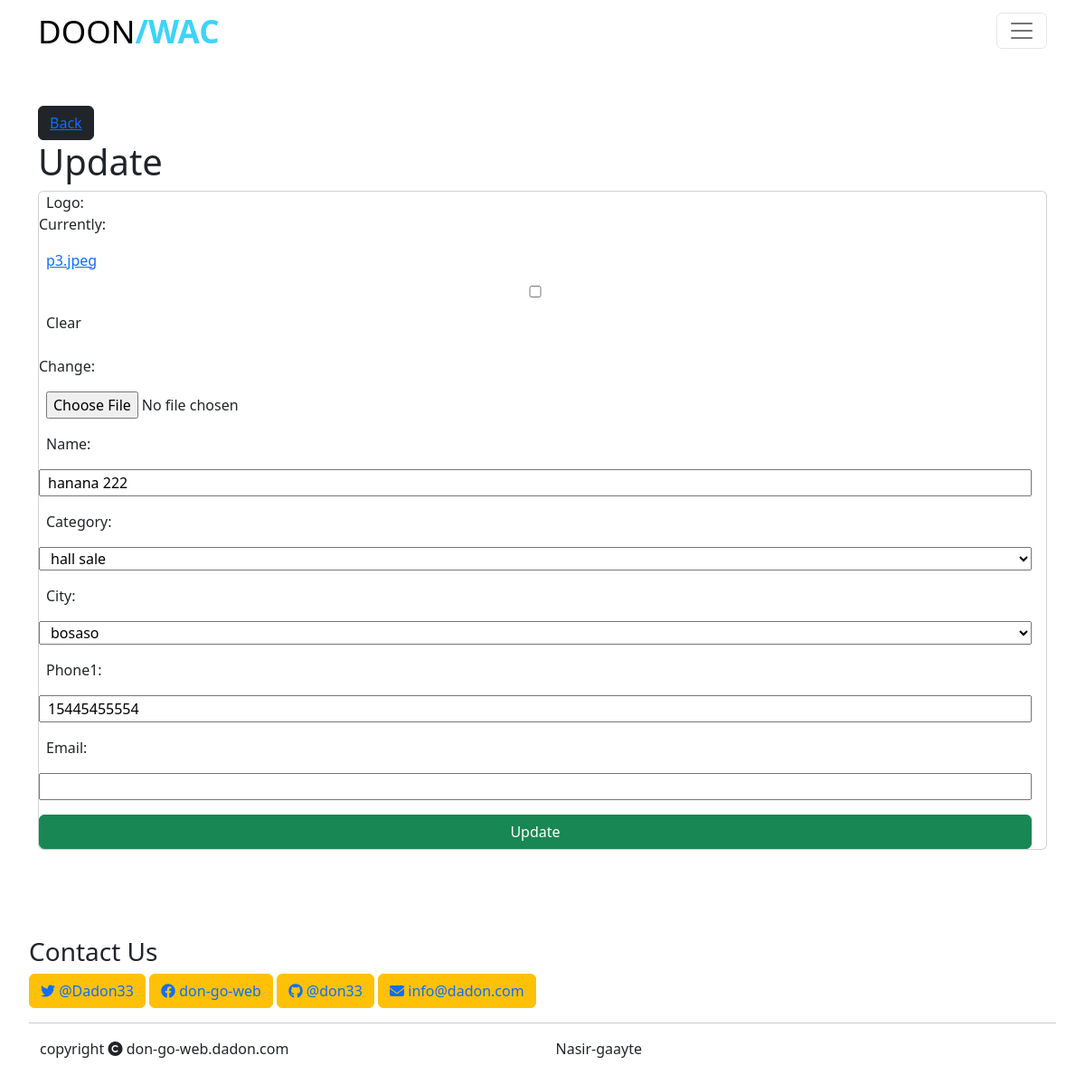
/update/2/, run on an earlier commit of the app's database.
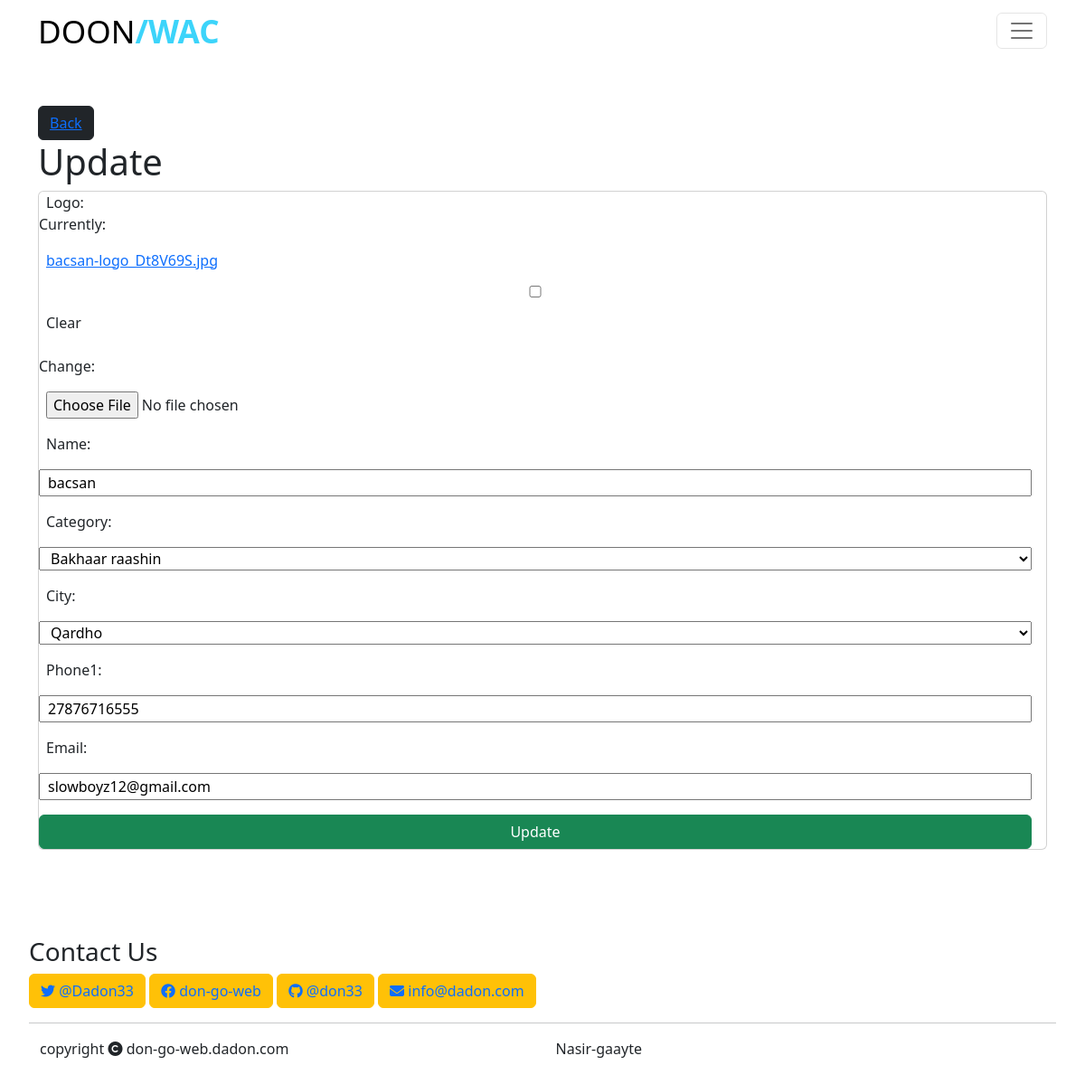
And on a later commit of the database.
### core/models.py (models this page shows, shortened)
class Contactmodel(models.Model):
    auther=models.ForeignKey(User,on_delete=models.CASCADE)
    logo = models.ImageField(blank=True, null=True)
    name = models.CharField(max_length=255,null=False,blank=False)
    category=models.ForeignKey(Categorymodel,on_delete=models.CASCADE)
    city=models.ForeignKey(Citymodel,on_delete=models.CASCADE)
    phone1 = models.IntegerField(null=False,blank=False)
    email = models.EmailField(max_length=100, blank=True, null= True)
    location_imo = models.ImageField(null=True, blank=True)
    location_url = models.URLField()
    desc = models.TextField(null=True, blank=True)

class Categorymodel(models.Model):
    name = models.CharField(max_length=100)
    def __str__(self):
        return self.name

### core/views.py (the view)
# urls.py: path('update/<int:id>/',views.update_req,name='update'),
def update_req(request, id):
    conts = Contactmodel.objects.get(pk=id)
    if request.method == "POST":
        form = AddForm(request.POST, instance=conts)
        if form.is_valid():
            form.save()
        return redirect ('home')
    form=AddForm(instance=conts)
    return render(request,'core/update.html',{
        'form':form,
        })

### core/forms.py
class AddForm(forms.ModelForm):
    class Meta:
        model = Contactmodel
        fields = ("logo", "name",  "category", "city", "phone1","email")

### core/models.py (called while the page is built)
    def __str__(self):
        return self.name

### core/templates/core/update.html (shortened to what this page needs)
{% extends 'core/home.html' %}
{% block content %}
<div class="mt-5">
    <div class="container">
        <button class="btn btn-dark" type="submit"><a href="{% url 'home' %}">Back</a></button>
        <h1>Update </h1>
        <div class="card">
            <form class="row g-3 container titless " method="POST" enctype="multipart/form-data">
                {{form}}
                <button class="btn btn-success"  type="submit">Update</button>
            </form>
        </div>
    </div>
</div>
{% endblock content %}

What changed in the data, as far as the page shows it:
changed Contactmodel: name "hanana 222" → "bacsan"; category "hall sale" → "Bakhaar raashin"; city "bosaso" → "Qardho"; phone1 "15445455554" → "27876716555"; email (not shown) → "slowboyz12@gmail.com"
Also different on the page:
text no longer shown: "Logo: Currently: p3.jpeg Clear Change: Name: Category: City: Phone1: Email:"
text now shown: "Logo: Currently: bacsan-logo_Dt8V69S.jpg Clear Change: Name: Category: City: Phone1: Email:"
